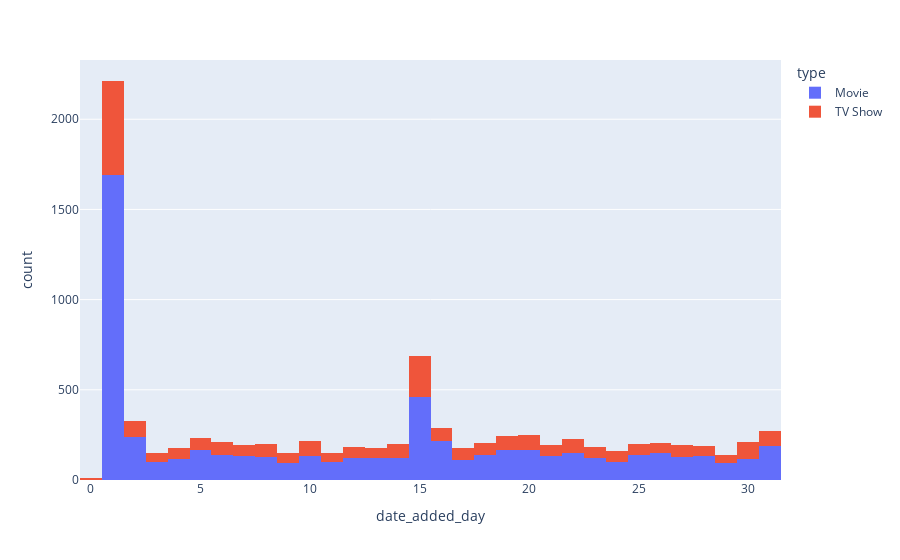

Notebook code cell kept with this figure:
### Code cell
from turtle import color


px.histogram(data_import,x='date_added_day', color='type')
# looks like nf adds movies on 1st date followed by 15th than any other

### Figure 1 — Plotly figure (JSON) as saved in the notebook; plotly's stock layout.template omitted (floating-point values rounded to 4 significant figures; data arrays with more than 128 entries replaced by an {"elided": "..."} marker saying what was removed)
{"data": [{"alignmentgroup": "True", "bingroup": "x", "hovertemplate": "type=Movie<br>date_added_day=%{x}<br>count=%{y}<extra></extra>", "legendgroup": "Movie", "marker": {"color": "#636efa", "pattern": {"shape": ""}}, "name": "Movie", "offsetgroup": "Movie", "orientation": "v", "showlegend": true, "type": "histogram", "x": {"elided": "6131 int values"}, "xaxis": "x", "yaxis": "y"}, {"alignmentgroup": "True", "bingroup": "x", "hovertemplate": "type=TV Show<br>date_added_day=%{x}<br>count=%{y}<extra></extra>", "legendgroup": "TV Show", "marker": {"color": "#EF553B", "pattern": {"shape": ""}}, "name": "TV Show", "offsetgroup": "TV Show", "orientation": "v", "showlegend": true, "type": "histogram", "x": {"elided": "2676 int values"}, "xaxis": "x", "yaxis": "y"}], "layout": {"barmode": "relative", "legend": {"title": {"text": "type"}, "tracegroupgap": 0}, "margin": {"t": 60}, "xaxis": {"anchor": "y", "domain": [0, 1], "title": {"text": "date_added_day"}}, "yaxis": {"anchor": "x", "domain": [0, 1], "title": {"text": "count"}}}}
